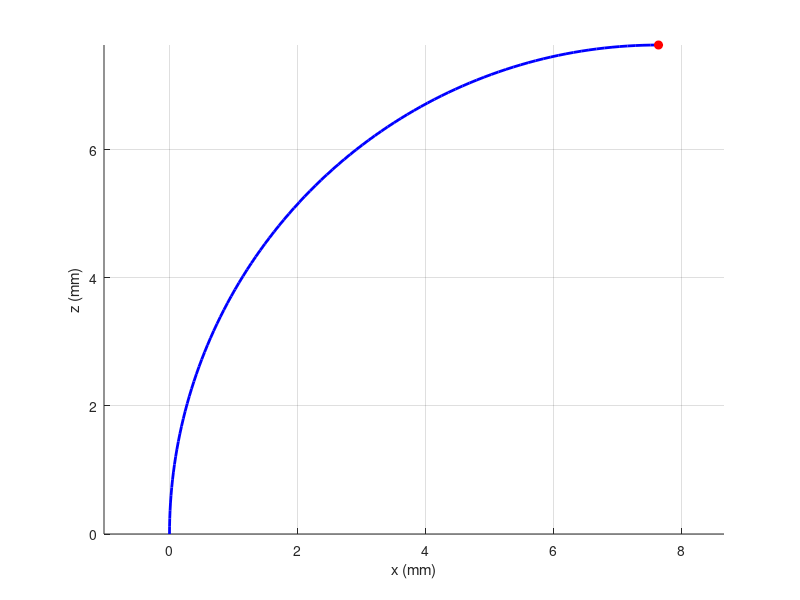
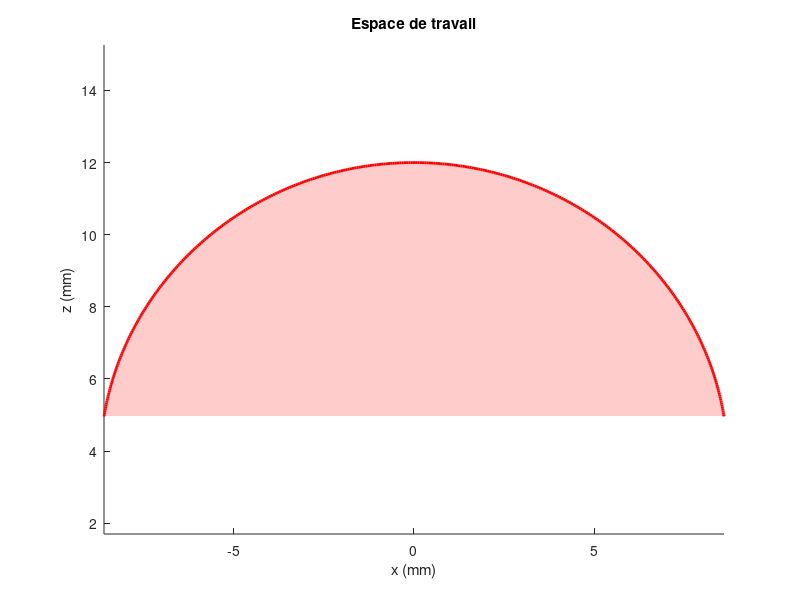

The MATLAB source for these figures, in order:
clear; close all; clc;

%% Paramètres

L = 12e-3;
theta_max = deg2rad(120);

%% Point cible

theta_p = deg2rad(90);

xp = (L/theta_p)*(1-cos(theta_p));
zp = (L/theta_p)*sin(theta_p);

%% MGI

k = 2*xp/(xp^2 + zp^2);
theta = k*L;

fprintf('k = %.4f m^-1\n',k);
fprintf('theta = %.2f deg\n',rad2deg(theta));

%% Modèle direct

s = linspace(0,L,100);

if abs(k) < 1e-9
    x = zeros(size(s));
    z = s;
else
    x = (1/k)*(1-cos(k*s));
    z = (1/k)*sin(k*s);
end

fprintf('Point atteint : [%.4f %.4f]\n',x(end),z(end));

%% Déploiement

figure;
hold on;
grid on;
axis equal;

xlabel('x (mm)');
ylabel('z (mm)');

for i = 1:60

    k_i = k*i/60;

    if abs(k_i) < 1e-9
        xs = zeros(size(s));
        zs = s;
    else
        xs = (1/k_i)*(1-cos(k_i*s));
        zs = (1/k_i)*sin(k_i*s);
    end

    cla
    plot(xs*1e3,zs*1e3,'b','LineWidth',2)
    plot(xs(end)*1e3,zs(end)*1e3,'ro','MarkerFaceColor','r')

    axis equal
    grid on

    drawnow
    pause(0.02)

end

%% Espace de travail

figure;
hold on;
axis equal;

th = linspace(-theta_max,theta_max,400);

th(abs(th)<1e-6) = 1e-6;

X = (L./th).*(1-cos(th))*1e3;
Z = (L./th).*sin(th)*1e3;

fill(X,Z,'r','FaceAlpha',0.2,'EdgeColor','none');
plot(X,Z,'r','LineWidth',2);

xlabel('x (mm)');
ylabel('z (mm)');
title('Espace de travail');
